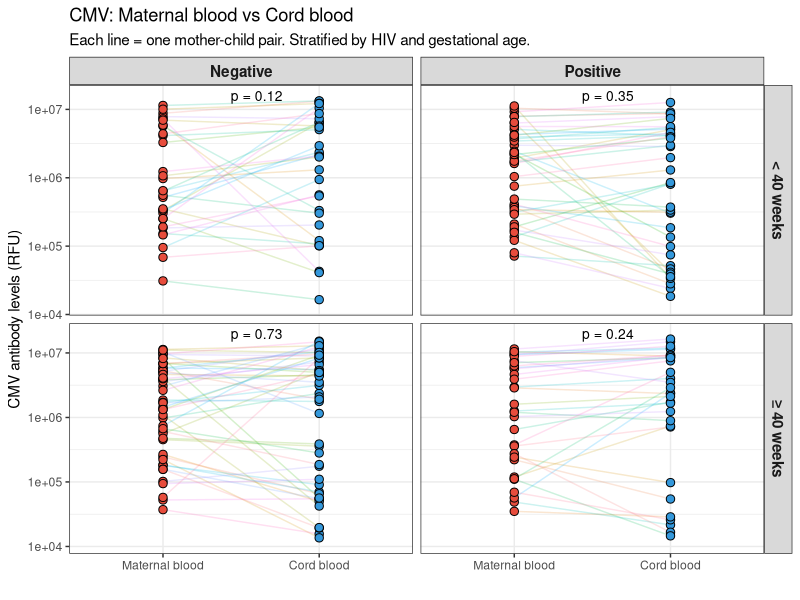
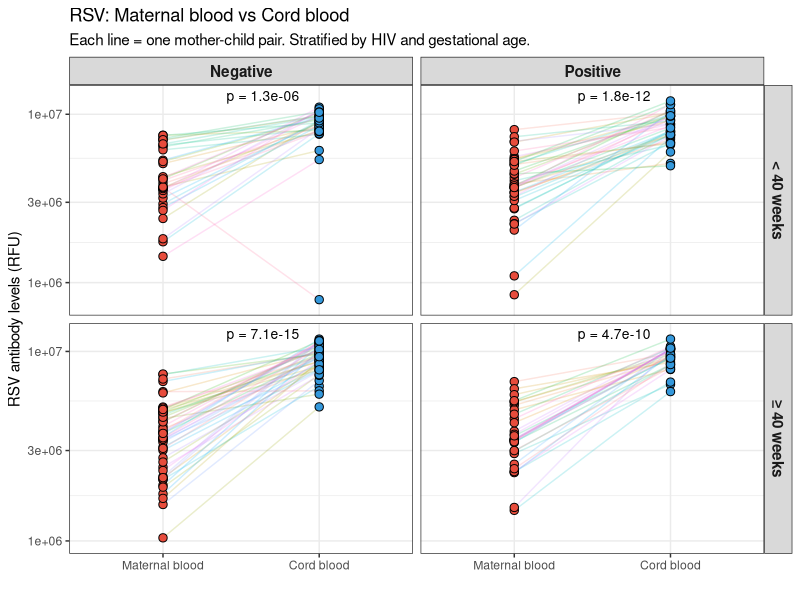
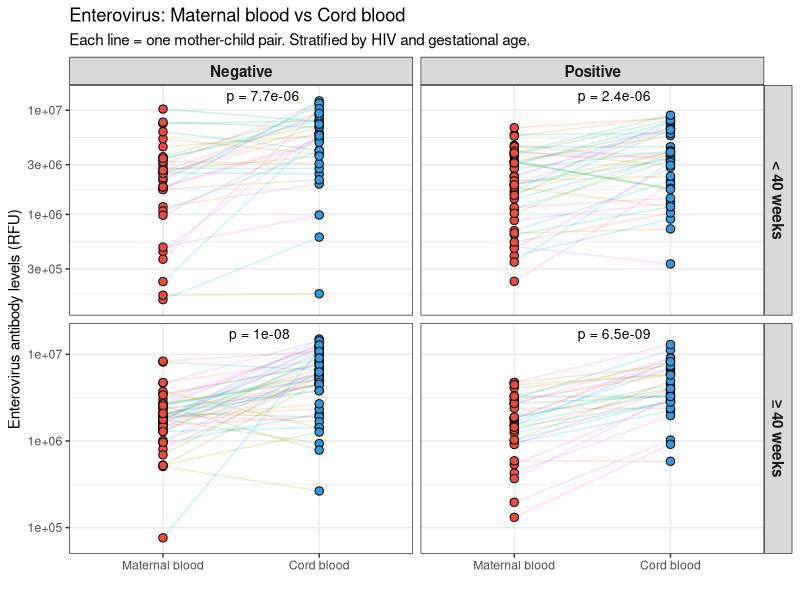
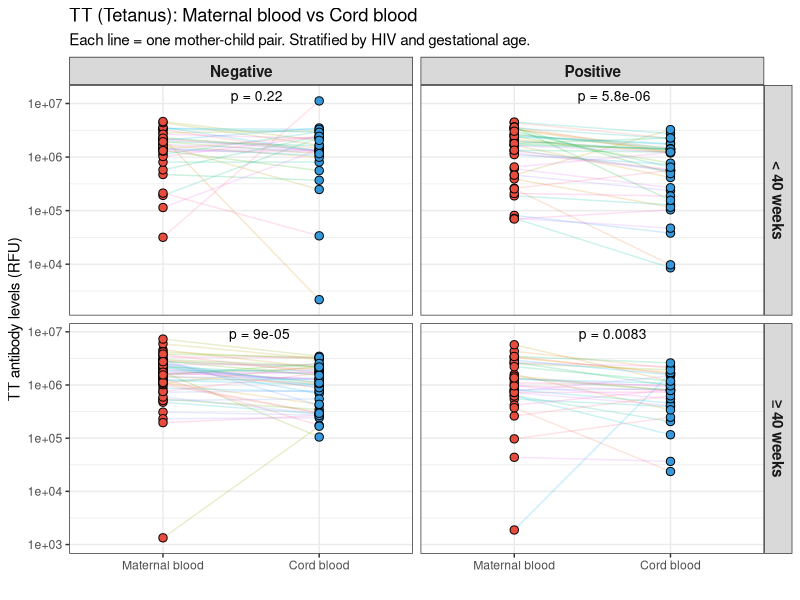
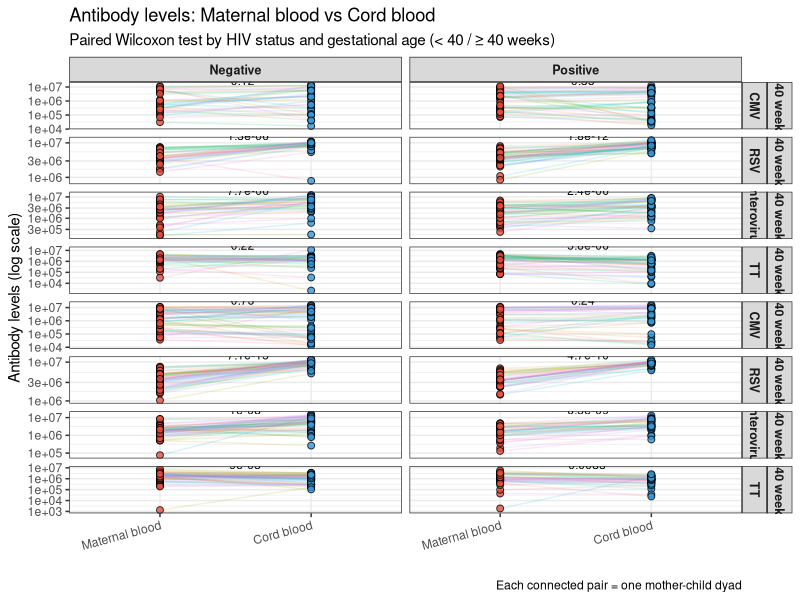

Write the R code that produced these figures, in order.
## ---- chunk 1
library(tidyverse)
library(here)
library(ggpubr)

donnees <- read_tsv(here("data/etude_mere_enfant.csv"), na = c("", "NA", "f"))
donnees <- donnees %>%
  mutate(`CMV cord` = as.numeric(`CMV cord`),
         gest_age_cat = ifelse(`Gestestational age of delivery` < 40,
                               "< 40 weeks", "≥ 40 weeks")) %>%
  mutate(gest_age_cat = factor(gest_age_cat, levels = c("< 40 weeks", "≥ 40 weeks")))
## ---- chunk 2
# Reshape to long format for faceted plotting
antibody_pairs <- list(
  "CMV" = list(mother = "CMV mother", cord = "CMV cord"),
  "RSV" = list(mother = "RSV mother", cord = "RSV cord"),
  "Enterovirus" = list(mother = "Enterovirus mother", cord = "Enterovirus cord"),
  "TT" = list(mother = "TT mother", cord = "TT Cord")
)

# Build a long dataset for plotting
long_data <- bind_rows(lapply(names(antibody_pairs), function(nm) {
  m_col <- antibody_pairs[[nm]]$mother
  c_col <- antibody_pairs[[nm]]$cord
  donnees %>%
    select(`HIV STATUS`, gest_age_cat, mother = all_of(m_col), cord = all_of(c_col)) %>%
    mutate(antibody = nm, .before = 1)
})) %>%
  filter(!is.na(mother), !is.na(cord), !is.na(gest_age_cat)) %>%
  # Create a paired ID within each antibody group
  group_by(antibody) %>%
  mutate(pair_id = row_number()) %>%
  ungroup() %>%
  # Pivot to long format for ggplot
  pivot_longer(cols = c(mother, cord), names_to = "source", values_to = "value") %>%
  mutate(source = recode(source, mother = "Maternal blood", cord = "Cord blood"),
         source = factor(source, levels = c("Maternal blood", "Cord blood")))
## ---- chunk 3
# Quick check on sample sizes per group
long_data %>%
  filter(antibody == "CMV", source == "Maternal blood") %>%
  count(`HIV STATUS`, gest_age_cat) %>%
  knitr::kable(col.names = c("HIV Status", "Gestational age", "N pairs"),
               caption = "Sample sizes per subgroup")
## ---- chunk 4
cmv <- long_data %>% filter(antibody == "CMV")

cmv_results <- expand_grid(
  hiv = c("Negative", "Positive"),
  gest = c("< 40 weeks", "≥ 40 weeks")
) %>%
  rowwise() %>%
  mutate(
    n_pairs = {
      df <- cmv %>% filter(`HIV STATUS` == hiv, gest_age_cat == gest, source == "Maternal blood")
      nrow(df)
    },
    median_mother = {
      df <- cmv %>% filter(`HIV STATUS` == hiv, gest_age_cat == gest, source == "Maternal blood")
      median(df$value, na.rm = TRUE)
    },
    median_cord = {
      df <- cmv %>% filter(`HIV STATUS` == hiv, gest_age_cat == gest, source == "Cord blood")
      median(df$value, na.rm = TRUE)
    },
    wilcox_p = {
      mat <- cmv %>% filter(`HIV STATUS` == hiv, gest_age_cat == gest, source == "Maternal blood") %>% pull(value)
      cord <- cmv %>% filter(`HIV STATUS` == hiv, gest_age_cat == gest, source == "Cord blood") %>% pull(value)
      if (length(mat) >= 3 && length(cord) >= 3) {
        wilcox.test(mat, cord, paired = TRUE)$p.value
      } else {
        NA
      }
    }
  ) %>%
  ungroup()

knitr::kable(cmv_results %>% rename(HIV = hiv, `Gest. age` = gest, N = n_pairs,
                                    `Median mother` = median_mother,
                                    `Median cord` = median_cord,
                                    `p-value` = wilcox_p),
             digits = c(0, 0, 0, 1, 1, 4))
## ---- chunk 5
cmv_long <- cmv %>%
  mutate(pair_id = as.character(pair_id))

ggplot(cmv_long, aes(x = source, y = value, group = pair_id)) +
  geom_line(aes(color = pair_id), alpha = 0.2, show.legend = FALSE) +
  geom_point(aes(fill = source), size = 2.5, shape = 21, color = "black") +
  facet_grid(gest_age_cat ~ `HIV STATUS`, scales = "free_y") +
  scale_fill_manual(values = c("Maternal blood" = "#E74C3C", "Cord blood" = "#3498DB")) +
  scale_y_log10(expand = expansion(mult=c(0.08))) + theme(legend.position = "none", strip.background=element_blank()) +
  stat_compare_means(
    data = cmv_long,
    aes(x = source, y = value, group = source),
    method = "wilcox.test",
    paired = TRUE,
    label = "p.format",
    label.x = 1.5,
    label.y.npc = "top",
    size = 3.5
  ) +
  labs(
    title = "CMV: Maternal blood vs Cord blood",
    subtitle = "Each line = one mother-child pair. Stratified by HIV and gestational age.",
    x = "",
    y = "CMV antibody levels (RFU)"
  ) +
  theme_bw() +
  theme(legend.position = "none",
        strip.text = element_text(face = "bold", size = 11))
## ---- chunk 6
rsv <- long_data %>% filter(antibody == "RSV")

rsv_results <- expand_grid(
  hiv = c("Negative", "Positive"),
  gest = c("< 40 weeks", "≥ 40 weeks")
) %>%
  rowwise() %>%
  mutate(
    n_pairs = {
      df <- rsv %>% filter(`HIV STATUS` == hiv, gest_age_cat == gest, source == "Maternal blood")
      nrow(df)
    },
    median_mother = {
      df <- rsv %>% filter(`HIV STATUS` == hiv, gest_age_cat == gest, source == "Maternal blood")
      median(df$value, na.rm = TRUE)
    },
    median_cord = {
      df <- rsv %>% filter(`HIV STATUS` == hiv, gest_age_cat == gest, source == "Cord blood")
      median(df$value, na.rm = TRUE)
    },
    wilcox_p = {
      mat <- rsv %>% filter(`HIV STATUS` == hiv, gest_age_cat == gest, source == "Maternal blood") %>% pull(value)
      cord <- rsv %>% filter(`HIV STATUS` == hiv, gest_age_cat == gest, source == "Cord blood") %>% pull(value)
      if (length(mat) >= 3 && length(cord) >= 3) {
        wilcox.test(mat, cord, paired = TRUE)$p.value
      } else {
        NA
      }
    }
  ) %>%
  ungroup()

knitr::kable(rsv_results %>% rename(HIV = hiv, `Gest. age` = gest, N = n_pairs,
                                    `Median mother` = median_mother,
                                    `Median cord` = median_cord,
                                    `p-value` = wilcox_p),
             digits = c(0, 0, 0, 1, 1, 4))
## ---- chunk 7
rsv_long <- rsv %>%
  mutate(pair_id = as.character(pair_id))

ggplot(rsv_long, aes(x = source, y = value, group = pair_id)) +
  geom_line(aes(color = pair_id), alpha = 0.2, show.legend = FALSE) +
  geom_point(aes(fill = source), size = 2.5, shape = 21, color = "black") +
  facet_grid(gest_age_cat ~ `HIV STATUS`, scales = "free_y") +
  scale_fill_manual(values = c("Maternal blood" = "#E74C3C", "Cord blood" = "#3498DB")) +
  scale_y_log10(expand = expansion(mult=c(0.08))) + theme(legend.position = "none", strip.background=element_blank()) +
  stat_compare_means(
    data = rsv_long,
    aes(x = source, y = value, group = source),
    method = "wilcox.test",
    paired = TRUE,
    label = "p.format",
    label.x = 1.5,
    label.y.npc = "top",
    size = 3.5
  ) +
  labs(
    title = "RSV: Maternal blood vs Cord blood",
    subtitle = "Each line = one mother-child pair. Stratified by HIV and gestational age.",
    x = "",
    y = "RSV antibody levels (RFU)"
  ) +
  theme_bw() +
  theme(legend.position = "none",
        strip.text = element_text(face = "bold", size = 11))
## ---- chunk 8
entero <- long_data %>% filter(antibody == "Enterovirus")

entero_results <- expand_grid(
  hiv = c("Negative", "Positive"),
  gest = c("< 40 weeks", "≥ 40 weeks")
) %>%
  rowwise() %>%
  mutate(
    n_pairs = {
      df <- entero %>% filter(`HIV STATUS` == hiv, gest_age_cat == gest, source == "Maternal blood")
      nrow(df)
    },
    median_mother = {
      df <- entero %>% filter(`HIV STATUS` == hiv, gest_age_cat == gest, source == "Maternal blood")
      median(df$value, na.rm = TRUE)
    },
    median_cord = {
      df <- entero %>% filter(`HIV STATUS` == hiv, gest_age_cat == gest, source == "Cord blood")
      median(df$value, na.rm = TRUE)
    },
    wilcox_p = {
      mat <- entero %>% filter(`HIV STATUS` == hiv, gest_age_cat == gest, source == "Maternal blood") %>% pull(value)
      cord <- entero %>% filter(`HIV STATUS` == hiv, gest_age_cat == gest, source == "Cord blood") %>% pull(value)
      if (length(mat) >= 3 && length(cord) >= 3) {
        wilcox.test(mat, cord, paired = TRUE)$p.value
      } else {
        NA
      }
    }
  ) %>%
  ungroup()

knitr::kable(entero_results %>% rename(HIV = hiv, `Gest. age` = gest, N = n_pairs,
                                    `Median mother` = median_mother,
                                    `Median cord` = median_cord,
                                    `p-value` = wilcox_p),
             digits = c(0, 0, 0, 1, 1, 4))
## ---- chunk 9
entero_long <- entero %>%
  mutate(pair_id = as.character(pair_id))

ggplot(entero_long, aes(x = source, y = value, group = pair_id)) +
  geom_line(aes(color = pair_id), alpha = 0.2, show.legend = FALSE) +
  geom_point(aes(fill = source), size = 2.5, shape = 21, color = "black") +
  facet_grid(gest_age_cat ~ `HIV STATUS`, scales = "free_y") +
  scale_fill_manual(values = c("Maternal blood" = "#E74C3C", "Cord blood" = "#3498DB")) +
  scale_y_log10(expand = expansion(mult=c(0.08))) + theme(legend.position = "none", strip.background=element_blank()) +
  stat_compare_means(
    data = entero_long,
    aes(x = source, y = value, group = source),
    method = "wilcox.test",
    paired = TRUE,
    label = "p.format",
    label.x = 1.5,
    label.y.npc = "top",
    size = 3.5
  ) +
  labs(
    title = "Enterovirus: Maternal blood vs Cord blood",
    subtitle = "Each line = one mother-child pair. Stratified by HIV and gestational age.",
    x = "",
    y = "Enterovirus antibody levels (RFU)"
  ) +
  theme_bw() +
  theme(legend.position = "none",
        strip.text = element_text(face = "bold", size = 11))
## ---- chunk 10
tt <- long_data %>% filter(antibody == "TT")

tt_results <- expand_grid(
  hiv = c("Negative", "Positive"),
  gest = c("< 40 weeks", "≥ 40 weeks")
) %>%
  rowwise() %>%
  mutate(
    n_pairs = {
      df <- tt %>% filter(`HIV STATUS` == hiv, gest_age_cat == gest, source == "Maternal blood")
      nrow(df)
    },
    median_mother = {
      df <- tt %>% filter(`HIV STATUS` == hiv, gest_age_cat == gest, source == "Maternal blood")
      median(df$value, na.rm = TRUE)
    },
    median_cord = {
      df <- tt %>% filter(`HIV STATUS` == hiv, gest_age_cat == gest, source == "Cord blood")
      median(df$value, na.rm = TRUE)
    },
    wilcox_p = {
      mat <- tt %>% filter(`HIV STATUS` == hiv, gest_age_cat == gest, source == "Maternal blood") %>% pull(value)
      cord <- tt %>% filter(`HIV STATUS` == hiv, gest_age_cat == gest, source == "Cord blood") %>% pull(value)
      if (length(mat) >= 3 && length(cord) >= 3) {
        wilcox.test(mat, cord, paired = TRUE)$p.value
      } else {
        NA
      }
    }
  ) %>%
  ungroup()

knitr::kable(tt_results %>% rename(HIV = hiv, `Gest. age` = gest, N = n_pairs,
                                    `Median mother` = median_mother,
                                    `Median cord` = median_cord,
                                    `p-value` = wilcox_p),
             digits = c(0, 0, 0, 1, 1, 4))
## ---- chunk 11
tt_long <- tt %>%
  mutate(pair_id = as.character(pair_id))

ggplot(tt_long, aes(x = source, y = value, group = pair_id)) +
  geom_line(aes(color = pair_id), alpha = 0.2, show.legend = FALSE) +
  geom_point(aes(fill = source), size = 2.5, shape = 21, color = "black") +
  facet_grid(gest_age_cat ~ `HIV STATUS`, scales = "free_y") +
  scale_fill_manual(values = c("Maternal blood" = "#E74C3C", "Cord blood" = "#3498DB")) +
  scale_y_log10(expand = expansion(mult=c(0.08))) + theme(legend.position = "none", strip.background=element_blank()) +
  stat_compare_means(
    data = tt_long,
    aes(x = source, y = value, group = source),
    method = "wilcox.test",
    paired = TRUE,
    label = "p.format",
    label.x = 1.5,
    label.y.npc = "top",
    size = 3.5
  ) +
  labs(
    title = "TT (Tetanus): Maternal blood vs Cord blood",
    subtitle = "Each line = one mother-child pair. Stratified by HIV and gestational age.",
    x = "",
    y = "TT antibody levels (RFU)"
  ) +
  theme_bw() +
  theme(legend.position = "none",
        strip.text = element_text(face = "bold", size = 11))
## ---- chunk 12
# Combine all results into one summary
all_results <- bind_rows(
  cmv_results %>% mutate(antibody = "CMV"),
  rsv_results %>% mutate(antibody = "RSV"),
  entero_results %>% mutate(antibody = "Enterovirus"),
  tt_results %>% mutate(antibody = "TT")
) %>%
  select(antibody, HIV = hiv, `Gest. age` = gest, N = n_pairs,
         `Median mother` = median_mother, `Median cord` = median_cord,
         `p-value` = wilcox_p) %>%
  mutate(`p-value` = ifelse(`p-value` < 0.001, "< 0.001", 
                            sprintf("%.4f", `p-value`)),
         Direction = case_when(
           `Median cord` > `Median mother` ~ "Cord > Mother",
           `Median cord` < `Median mother` ~ "Mother > Cord",
           TRUE ~ "Equal"
         ))

knitr::kable(all_results, digits = c(0, 0, 0, 0, 1, 1, 0))
## ---- chunk 13
long_data_all <- long_data %>%
  mutate(pair_id = as.character(pair_id),
         antibody = factor(antibody, levels = c("CMV", "RSV", "Enterovirus", "TT")))

ggplot(long_data_all, aes(x = source, y = value, group = pair_id)) +
  geom_line(aes(color = pair_id), alpha = 0.15, show.legend = FALSE) +
  geom_point(aes(fill = source), size = 2, shape = 21, color = "black", alpha = 0.8) +
  facet_grid(gest_age_cat + antibody ~ `HIV STATUS`, scales = "free_y") +
  scale_fill_manual(values = c("Maternal blood" = "#E74C3C", "Cord blood" = "#3498DB")) +
  scale_y_log10(expand = expansion(mult=c(0.08))) + theme(legend.position = "none", strip.background=element_blank()) +
  stat_compare_means(
    aes(x = source, y = value, group = source, label = ..p.format..),
    method = "wilcox.test",
    paired = TRUE,
    label.x = 1.5,
    label.y.npc = "top",
    size = 3
  ) +
  labs(
    title = "Antibody levels: Maternal blood vs Cord blood",
    subtitle = "Paired Wilcoxon test by HIV status and gestational age (< 40 / ≥ 40 weeks)",
    x = "",
    y = "Antibody levels (log scale)",
    caption = "Each connected pair = one mother-child dyad"
  ) +
  theme_bw() +
  theme(legend.position = "none",
        strip.text = element_text(face = "bold", size = 9),
        axis.text.x = element_text(angle = 15, hjust = 1))
